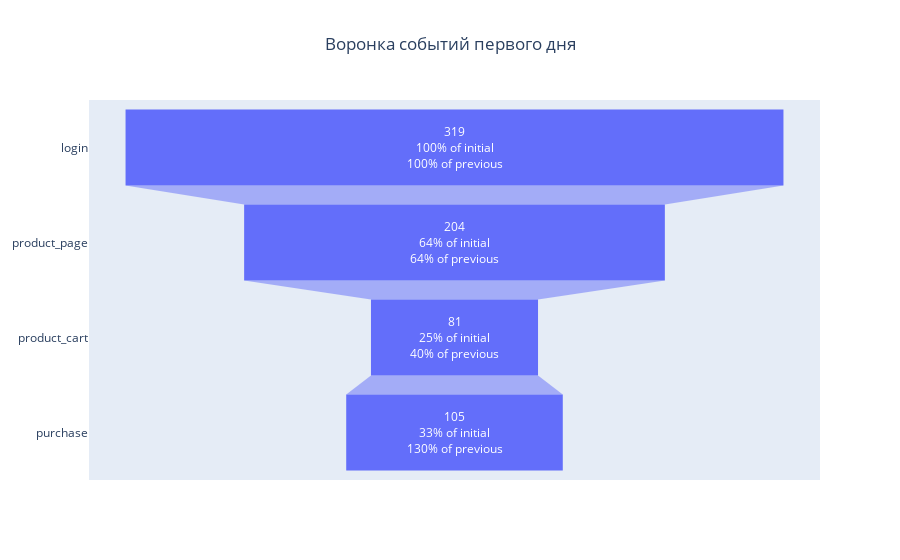

Source (notebook cell):
### Code cell
fig = go.Figure()
fig.add_trace(go.Funnel(
    name = 'Funnel',
    x = first_day_funnel['user_id'],
    y = first_day_funnel['event_name'],
    
    textinfo = 'value + percent initial + percent previous'))

fig.update_layout(title = 'Воронка событий первого дня', title_x = 0.5)
fig.show()

### Figure 1 — Plotly figure (JSON) as saved in the notebook; plotly's stock layout.template omitted (floating-point values rounded to 4 significant figures)
{"data": [{"name": "Funnel", "textinfo": "value+percent initial+percent previous", "type": "funnel", "x": [319, 204, 81, 105], "y": ["login", "product_page", "product_cart", "purchase"]}], "layout": {"title": {"text": "Воронка событий первого дня", "x": 0.5}}}
